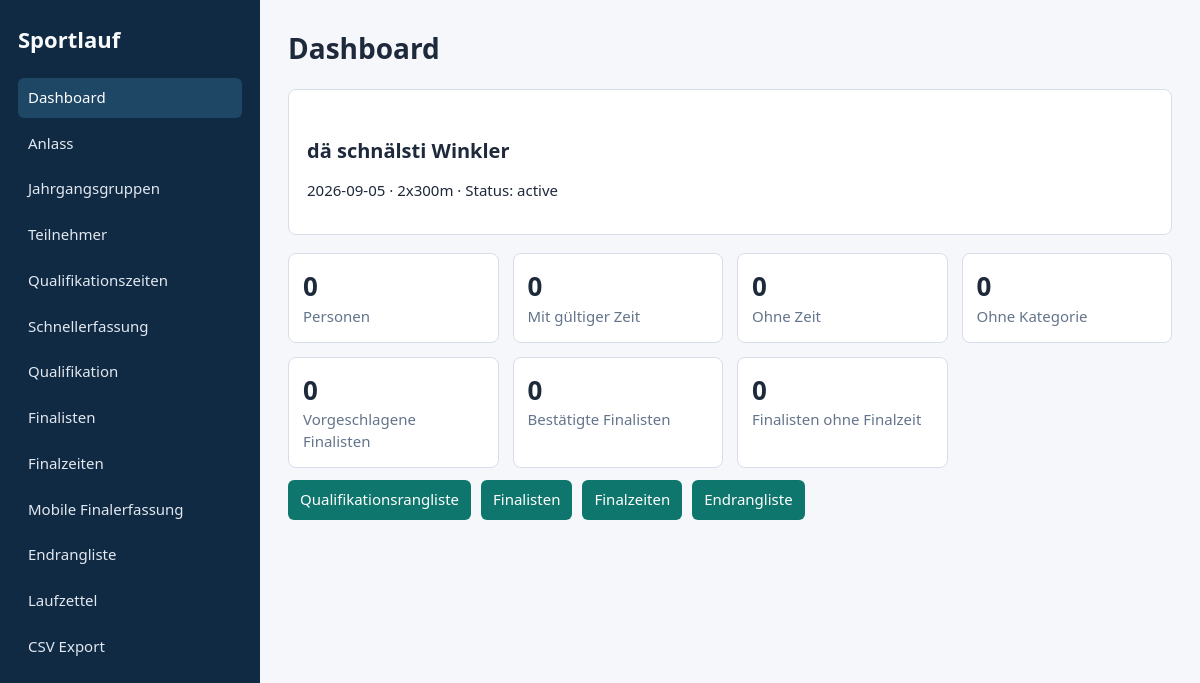
The page / on the database its author committed.
### tables this page shows
CREATE TABLE IF NOT EXISTS events (
    id INT AUTO_INCREMENT PRIMARY KEY,
    name VARCHAR(150) NOT NULL,
    event_date DATE NOT NULL,
    distance_label VARCHAR(50) NOT NULL,
    time_window VARCHAR(100) NULL,
    status ENUM('preparation', 'active', 'closed', 'archived') NOT NULL DEFAULT 'preparation',
    notes TEXT NULL,
    created_at DATETIME NOT NULL DEFAULT CURRENT_TIMESTAMP,
    updated_at DATETIME NOT NULL DEFAULT CURRENT_TIMESTAMP ON UPDATE CURRENT_TIMESTAMP
);

### public/index.php (the view, shortened to what this page needs)
<?php
function e(?string $value): string
{
    return htmlspecialchars((string)$value, ENT_QUOTES | ENT_SUBSTITUTE, 'UTF-8');
}
function config(): array
{
    $file = dirname(__DIR__) . '/config/database.php';
    if (!is_file($file)) {
        $file = dirname(__DIR__) . '/config/database.example.php';
    }
    return require $file;
}
function db(): PDO
{
    static $pdo = null;
    if ($pdo instanceof PDO) {
        return $pdo;
    }
    $config = config();
    $dsn = sprintf(
        'mysql:host=%s;dbname=%s;charset=%s',
        $config['host'],
        $config['database'],
        $config['charset'] ?? 'utf8mb4'
    );
    $pdo = new PDO($dsn, $config['username'], $config['password'], [
        PDO::ATTR_ERRMODE => PDO::ERRMODE_EXCEPTION,
        PDO::ATTR_DEFAULT_FETCH_MODE => PDO::FETCH_ASSOC,
    ]);
    return $pdo;
}
function activeEvent(): ?array
{
    $stmt = db()->query("SELECT * FROM events WHERE status = 'active' ORDER BY event_date DESC, id DESC LIMIT 1");
    $event = $stmt->fetch();
    if ($event) {
        return $event;
    }
    $stmt = db()->query('SELECT * FROM events ORDER BY event_date DESC, id DESC LIMIT 1');
    $event = $stmt->fetch();
    return $event ?: null;
}
function render(string $title, callable $content): void
{
    $path = parse_url($_SERVER['REQUEST_URI'], PHP_URL_PATH) ?: '/';
    $links = [
        '/' => 'Dashboard',
        '/events' => 'Anlass',
        '/categories' => 'Jahrgangsgruppen',
        '/participants' => 'Teilnehmer',
        '/results' => 'Qualifikationszeiten',
        '/quick-entry' => 'Schnellerfassung',
        '/rankings/qualification' => 'Qualifikation',
        '/finalists' => 'Finalisten',
        '/final-results' => 'Finalzeiten',
        '/mobile-final-results' => 'Mobile Finalerfassung',
        '/rankings' => 'Endrangliste',
        '/sheets/pdf' => 'Laufzettel',
        '/export/csv' => 'CSV Export',
    ];
    ?><!doctype html>
<html lang="de">
<head>
    <link rel="stylesheet" href="/assets/css/app.css">
</head>
<body class="<?= $path === '/mobile-final-results' ? 'mobile-final-page' : '' ?>">
<div class="app">
    <aside class="sidebar">
        <div class="brand">Sportlauf</div>
        <nav class="nav">
            <?php foreach ($links as $href => $label): ?>
                <a class="<?= $path === $href ? 'active' : '' ?>" href="<?= e($href) ?>"><?= e($label) ?></a>
            <?php endforeach; ?>
        </nav>
    </aside>
    <main class="main">
        <h1><?= e($title) ?></h1>
        <?php $content(); ?>
    </main>
</div>
</body>
</html><?php
}
        ?><table>
    <?php
$method = $_SERVER['REQUEST_METHOD'];
$path = parse_url($_SERVER['REQUEST_URI'], PHP_URL_PATH) ?: '/';
try {
    if ($path === '/' && $method === 'GET') {
        render('Dashboard', function (): void {
            $event = activeEvent();
            $pdo = db();
            $eventId = (int)$event['id'];
            $metrics = [
                'Personen' => 'SELECT COUNT(*) FROM participants WHERE event_id = ?',
                'Mit gültiger Zeit' => 'SELECT COUNT(*) FROM participants p JOIN results r ON r.participant_id = p.id WHERE p.event_id = ? AND r.qualification_status = "valid"',
                'Ohne Zeit' => 'SELECT COUNT(*) FROM participants p LEFT JOIN results r ON r.participant_id = p.id WHERE p.event_id = ? AND (r.best_qualification_time_tenths IS NULL OR r.id IS NULL)',
                'Ohne Kategorie' => 'SELECT COUNT(*) FROM participants WHERE event_id = ? AND category_id IS NULL',
                'Vorgeschlagene Finalisten' => 'SELECT COUNT(*) FROM participants p JOIN results r ON r.participant_id = p.id WHERE p.event_id = ? AND r.is_finalist = 1',
                'Bestätigte Finalisten' => 'SELECT COUNT(*) FROM participants p JOIN results r ON r.participant_id = p.id WHERE p.event_id = ? AND r.finalist_confirmed = 1',
                'Finalisten ohne Finalzeit' => 'SELECT COUNT(*) FROM participants p JOIN results r ON r.participant_id = p.id WHERE p.event_id = ? AND r.finalist_confirmed = 1 AND r.final_time_tenths IS NULL AND r.final_status = "qualified"',
            ];
            ?><div class="panel">
                <h2><?= e($event['name']) ?></h2>
                <p><?= e($event['event_date']) ?> · <?= e($event['distance_label']) ?> · Status: <?= e($event['status']) ?></p>
            </div>
            <div class="grid"><?php
            foreach ($metrics as $label => $sql) {
                $stmt = $pdo->prepare($sql);
                $stmt->execute([$eventId]);
                echo '<div class="metric"><strong>' . (int)$stmt->fetchColumn() . '</strong><span>' . e($label) . '</span></div>';
            }
            ?></div>
            <div class="toolbar">
                <a class="button" href="/rankings/qualification">Qualifikationsrangliste</a>
                <a class="button" href="/finalists">Finalisten</a>
                <a class="button" href="/final-results">Finalzeiten</a>
                <a class="button" href="/rankings">Endrangliste</a>
            </div><?php
        });
        return;
    }
            ?><div class="panel"><form method="post" class="grid">
            ?><div class="toolbar"><a class="button light" href="/rankings/pdf?type=final">Druck/PDF</a><a class="button light" href="/export/csv">CSV</a></div><?php
} catch (Throwable $e) {
    http_response_code(500);
    render('Fehler', static fn () => print '<div class="error">' . e($e->getMessage()) . '</div>');
}

### public/assets/css/app.css (style rules this page uses)
:root { --bg: #f5f7fb; --panel: #ffffff; --ink: #1e293b; --muted: #64748b; --line: #d8dee9; --accent: #0f766e; --accent-dark: #115e59; --warn: #92400e; --bad: #b91c1c; --ok: #047857; }
* { box-sizing: border-box; }
body { margin: 0; background: var(--bg); color: var(--ink); font-family: system-ui, -apple-system, BlinkMacSystemFont, "Segoe UI", sans-serif; font-size: 15px; line-height: 1.45; }
a { color: var(--accent-dark); }
.app { display: grid; grid-template-columns: 260px minmax(0, 1fr); min-height: 100vh; }
.sidebar { background: #102a43; color: #f8fafc; padding: 24px 18px; }
.brand { font-size: 22px; font-weight: 750; margin-bottom: 22px; }
.nav { display: grid; gap: 6px; }
.nav a { color: #e2e8f0; text-decoration: none; padding: 9px 10px; border-radius: 6px; }
.nav a:hover, .nav a.active { background: #1e4665; color: #fff; }
.main { padding: 28px; max-width: 1500px; width: 100%; }
h1 { margin: 0 0 20px; font-size: 28px; letter-spacing: 0; }
h2 { margin: 28px 0 12px; font-size: 20px; letter-spacing: 0; }
.toolbar { display: flex; gap: 10px; flex-wrap: wrap; align-items: center; margin: 12px 0 18px; }
.panel { background: var(--panel); border: 1px solid var(--line); border-radius: 8px; padding: 18px; margin: 0 0 18px; }
.grid { display: grid; grid-template-columns: repeat(auto-fit, minmax(190px, 1fr)); gap: 14px; }
.metric { background: #fff; border: 1px solid var(--line); border-radius: 8px; padding: 14px; }
.metric strong { display: block; font-size: 26px; }
.metric span { color: var(--muted); }
button, .button { border: 0; border-radius: 6px; background: var(--accent); color: #fff; padding: 9px 12px; text-decoration: none; display: inline-flex; align-items: center; gap: 6px; cursor: pointer; min-height: 38px; }

### rows shown on the page
events: name "dä schnälsti Winkler", event_date "2026-09-05", distance_label "2x300m", status "active"

### other values the page prints
$label "Dashboard"
$label "Anlass"
$label "Jahrgangsgruppen"
$label "Teilnehmer"
$label "Qualifikationszeiten"
$label "Schnellerfassung"
$label "Qualifikation"
$label "Finalisten"
$label "Finalzeiten"
$label "Mobile Finalerfassung"
$label "Endrangliste"
$label "Laufzettel"
$label "CSV Export"
$title "Dashboard"
$stmt->fetchColumn() "0"
